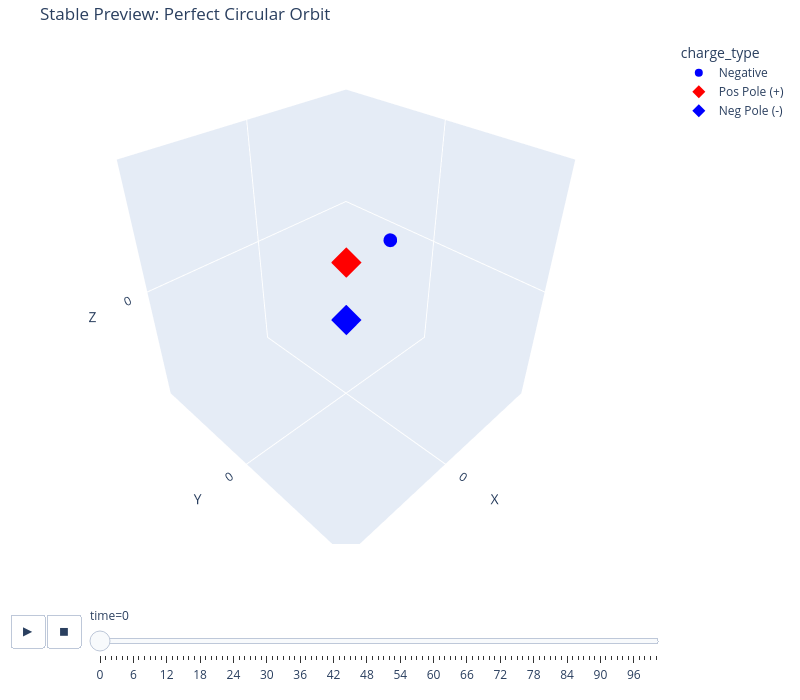

Notebook source saved alongside this figure:
### Code cell
sim.quick_animate(perfect_circular_particle, name="Perfect Circular Orbit")

### Figure 1 — Plotly figure (JSON) as saved in the notebook; plotly's stock layout.template omitted (floating-point values rounded to 4 significant figures)
{"data": [{"hovertemplate": "charge_type=Negative<br>time=0<br>x=%{x}<br>y=%{y}<br>z=%{z}<extra></extra>", "legendgroup": "Negative", "marker": {"color": "blue", "symbol": "circle"}, "mode": "markers", "name": "Negative", "scene": "scene", "showlegend": true, "type": "scatter3d", "x": [-1.83], "y": [0.0], "z": [0.95]}, {"marker": {"color": "red", "size": 10, "symbol": "diamond"}, "mode": "markers", "name": "Pos Pole (+)", "type": "scatter3d", "x": [0], "y": [0], "z": [1]}, {"marker": {"color": "blue", "size": 10, "symbol": "diamond"}, "mode": "markers", "name": "Neg Pole (-)", "type": "scatter3d", "x": [0], "y": [0], "z": [-1]}], "layout": {"height": 700, "legend": {"title": {"text": "charge_type"}, "tracegroupgap": 0}, "margin": {"b": 10, "l": 10, "r": 20, "t": 40}, "scene": {"aspectmode": "cube", "domain": {"x": [0, 1], "y": [0, 1]}, "xaxis": {"nticks": 4, "range": [-4, 4], "title": {"text": "X"}}, "yaxis": {"nticks": 4, "range": [-4, 4], "title": {"text": "Y"}}, "zaxis": {"nticks": 4, "range": [-4, 4], "title": {"text": "Z"}}}, "sliders": [{"active": 0, "currentvalue": {"prefix": "time="}, "len": 0.9, "pad": {"b": 10, "t": 60}, "steps": [{"args": [["0"], {"frame": {"duration": 0, "redraw": true}, "fromcurrent": true, "mode": "immediate", "transition": {"duration": 0, "easing": "linear"}}], "label": "0", "method": "animate"}, {"args": [["1"], {"frame": {"duration": 0, "redraw": true}, "fromcurrent": true, "mode": "immediate", "transition": {"duration": 0, "easing": "linear"}}], "label": "1", "method": "animate"}, {"args": [["2"], {"frame": {"duration": 0, "redraw": true}, "fromcurrent": true, "mode": "immediate", "transition": {"duration": 0, "easing": "linear"}}], "label": "2", "method": "animate"}, {"args": [["3"], {"frame": {"duration": 0, "redraw": true}, "fromcurrent": true, "mode": "immediate", "transition": {"duration": 0, "easing": "linear"}}], "label": "3", "method": "animate"}, {"args": [["4"], {"frame": {"duration": 0, "redraw": true}, "fromcurrent": true, "mode": "immediate", "transition": {"duration": 0, "easing": "linear"}}], "label": "4", "method": "animate"}, {"args": [["5"], {"frame": {"duration": 0, "redraw": true}, "fromcurrent": true, "mode": "immediate", "transition": {"duration": 0, "easing": "linear"}}], "label": "5", "method": "animate"}, {"args": [["6"], {"frame": {"duration": 0, "redraw": true}, "fromcurrent": true, "mode": "immediate", "transition": {"duration": 0, "easing": "linear"}}], "label": "6", "method": "animate"}, {"args": [["7"], {"frame": {"duration": 0, "redraw": true}, "fromcurrent": true, "mode": "immediate", "transition": {"duration": 0, "easing": "linear"}}], "label": "7", "method": "animate"}, {"args": [["8"], {"frame": {"duration": 0, "redraw": true}, "fromcurrent": true, "mode": "immediate", "transition": {"duration": 0, "easing": "linear"}}], "label": "8", "method": "animate"}, {"args": [["9"], {"frame": {"duration": 0, "redraw": true}, "fromcurrent": true, "mode": "immediate", "transition": {"duration": 0, "easing": "linear"}}], "label": "9", "method": "animate"}, {"args": [["10"], {"frame": {"duration": 0, "redraw": true}, "fromcurrent": true, "mode": "immediate", "transition": {"duration": 0, "easing": "linear"}}], "label": "10", "method": "animate"}, {"args": [["11"], {"frame": {"duration": 0, "redraw": true}, "fromcurrent": true, "mode": "immediate", "transition": {"duration": 0, "easing": "linear"}}], "label": "11", "method": "animate"}, {"args": [["12"], {"frame": {"duration": 0, "redraw": true}, "fromcurrent": true, "mode": "immediate", "transition": {"duration": 0, "easing": "linear"}}], "label": "12", "method": "animate"}, {"args": [["13"], {"frame": {"duration": 0, "redraw": true}, "fromcurrent": true, "mode": "immediate", "transition": {"duration": 0, "easing": "linear"}}], "label": "13", "method": "animate"}, {"args": [["14"], {"frame": {"duration": 0, "redraw": true}, "fromcurrent": true, "mode": "immediate", "transition": {"duration": 0, "easing": "linear"}}], "label": "14", "method": "animate"}, {"args": [["15"], {"frame": {"duration": 0, "redraw": true}, "fromcurrent": true, "mode": "immediate", "transition": {"duration": 0, "easing": "linear"}}], "label": "15", "method": "animate"}, {"args": [["16"], {"frame": {"duration": 0, "redraw": true}, "fromcurrent": true, "mode": "immediate", "transition": {"duration": 0, "easing": "linear"}}], "label": "16", "method": "animate"}, {"args": [["17"], {"frame": {"duration": 0, "redraw": true}, "fromcurrent": true, "mode": "immediate", "transition": {"duration": 0, "easing": "linear"}}], "label": "17", "method": "animate"}, {"args": [["18"], {"frame": {"duration": 0, "redraw": true}, "fromcurrent": true, "mode": "immediate", "transition": {"duration": 0, "easing": "linear"}}], "label": "18", "method": "animate"}, {"args": [["19"], {"frame": {"duration": 0, "redraw": true}, "fromcurrent": true, "mode": "immediate", "transition": {"duration": 0, "easing": "linear"}}], "label": "19", "method": "animate"}, {"args": [["20"], {"frame": {"duration": 0, "redraw": true}, "fromcurrent": true, "mode": "immediate", "transition": {"duration": 0, "easing": "linear"}}], "label": "20", "method": "animate"}, {"args": [["21"], {"frame": {"duration": 0, "redraw": true}, "fromcurrent": true, "mode": "immediate", "transition": {"duration": 0, "easing": "linear"}}], "label": "21", "method": "animate"}, {"args": [["22"], {"frame": {"duration": 0, "redraw": true}, "fromcurrent": true, "mode": "immediate", "transition": {"duration": 0, "easing": "linear"}}], "label": "22", "method": "animate"}, {"args": [["23"], {"frame": {"duration": 0, "redraw": true}, "fromcurrent": true, "mode": "immediate", "transition": {"duration": 0, "easing": "linear"}}], "label": "23", "method": "animate"}, {"args": [["24"], {"frame": {"duration": 0, "redraw": true}, "fromcurrent": true, "mode": "immediate", "transition": {"duration": 0, "easing": "linear"}}], "label": "24", "method": "animate"}, {"args": [["25"], {"frame": {"duration": 0, "redraw": true}, "fromcurrent": true, "mode": "immediate", "transition": {"duration": 0, "easing": "linear"}}], "label": "25", "method": "animate"}, {"args": [["26"], {"frame": {"duration": 0, "redraw": true}, "fromcurrent": true, "mode": "immediate", "transition": {"duration": 0, "easing": "linear"}}], "label": "26", "method": "animate"}, {"args": [["27"], {"frame": {"duration": 0, "redraw": true}, "fromcurrent": true, "mode": "immediate", "transition": {"duration": 0, "easing": "linear"}}], "label": "27", "method": "animate"}, {"args": [["28"], {"frame": {"duration": 0, "redraw": true}, "fromcurrent": true, "mode": "immediate", "transition": {"duration": 0, "easing": "linear"}}], "label": "28", "method": "animate"}, {"args": [["29"], {"frame": {"duration": 0, "redraw": true}, "fromcurrent": true, "mode": "immediate", "transition": {"duration": 0, "easing": "linear"}}], "label": "29", "method": "animate"}, {"args": [["30"], {"frame": {"duration": 0, "redraw": true}, "fromcurrent": true, "mode": "immediate", "transition": {"duration": 0, "easing": "linear"}}], "label": "30", "method": "animate"}, {"args": [["31"], {"frame": {"duration": 0, "redraw": true}, "fromcurrent": true, "mode": "immediate", "transition": {"duration": 0, "easing": "linear"}}], "label": "31", "method": "animate"}, {"args": [["32"], {"frame": {"duration": 0, "redraw": true}, "fromcurrent": true, "mode": "immediate", "transition": {"duration": 0, "easing": "linear"}}], "label": "32", "method": "animate"}, {"args": [["33"], {"frame": {"duration": 0, "redraw": true}, "fromcurrent": true, "mode": "immediate", "transition": {"duration": 0, "easing": "linear"}}], "label": "33", "method": "animate"}, {"args": [["34"], {"frame": {"duration": 0, "redraw": true}, "fromcurrent": true, "mode": "immediate", "transition": {"duration": 0, "easing": "linear"}}], "label": "34", "method": "animate"}, {"args": [["35"], {"frame": {"duration": 0, "redraw": true}, "fromcurrent": true, "mode": "immediate", "transition": {"duration": 0, "easing": "linear"}}], "label": "35", "method": "animate"}, {"args": [["36"], {"frame": {"duration": 0, "redraw": true}, "fromcurrent": true, "mode": "immediate", "transition": {"duration": 0, "easing": "linear"}}], "label": "36", "method": "animate"}, {"args": [["37"], {"frame": {"duration": 0, "redraw": true}, "fromcurrent": true, "mode": "immediate", "transition": {"duration": 0, "easing": "linear"}}], "label": "37", "method": "animate"}, {"args": [["38"], {"frame": {"duration": 0, "redraw": true}, "fromcurrent": true, "mode": "immediate", "transition": {"duration": 0, "easing": "linear"}}], "label": "38", "method": "animate"}, {"args": [["39"], {"frame": {"duration": 0, "redraw": true}, "fromcurrent": true, "mode": "immediate", "transition": {"duration": 0, "easing": "linear"}}], "label": "39", "method": "animate"}, {"args": [["40"], {"frame": {"duration": 0, "redraw": true}, "fromcurrent": true, "mode": "immediate", "transition": {"duration": 0, "easing": "linear"}}], "label": "40", "method": "animate"}, {"args": [["41"], {"frame": {"duration": 0, "redraw": true}, "fromcurrent": true, "mode": "immediate", "transition": {"duration": 0, "easing": "linear"}}], "label": "41", "method": "animate"}, {"args": [["42"], {"frame": {"duration": 0, "redraw": true}, "fromcurrent": true, "mode": "immediate", "transition": {"duration": 0, "easing": "linear"}}], "label": "42", "method": "animate"}, {"args": [["43"], {"frame": {"duration": 0, "redraw": true}, "fromcurrent": true, "mode": "immediate", "transition": {"duration": 0, "easing": "linear"}}], "label": "43", "method": "animate"}, {"args": [["44"], {"frame": {"duration": 0, "redraw": true}, "fromcurrent": true, "mode": "immediate", "transition": {"duration": 0, "easing": "linear"}}], "label": "44", "method": "animate"}, {"args": [["45"], {"frame": {"duration": 0, "redraw": true}, "fromcurrent": true, "mode": "immediate", "transition": {"duration": 0, "easing": "linear"}}], "label": "45", "method": "animate"}, {"args": [["46"], {"frame": {"duration": 0, "redraw": true}, "fromcurrent": true, "mode": "immediate", "transition": {"duration": 0, "easing": "linear"}}], "label": "46", "method": "animate"}, {"args": [["47"], {"frame": {"duration": 0, "redraw": true}, "fromcurrent": true, "mode": "immediate", "transition": {"duration": 0, "easing": "linear"}}], "label": "47", "method": "animate"}, {"args": [["48"], {"frame": {"duration": 0, "redraw": true}, "fromcurrent": true, "mode": "immediate", "transition": {"duration": 0, "easing": "linear"}}], "label": "48", "method": "animate"}, {"args": [["49"], {"frame": {"duration": 0, "redraw": true}, "fromcurrent": true, "mode": "immediate", "transition": {"duration": 0, "easing": "linear"}}], "label": "49", "method": "animate"}, {"args": [["50"], {"frame": {"duration": 0, "redraw": true}, "fromcurrent": true, "mode": "immediate", "transition": {"duration": 0, "easing": "linear"}}], "label": "50", "method": "animate"}, {"args": [["51"], {"frame": {"duration": 0, "redraw": true}, "fromcurrent": true, "mode": "immediate", "transition": {"duration": 0, "easing": "linear"}}], "label": "51", "method": "animate"}, {"args": [["52"], {"frame": {"duration": 0, "redraw": true}, "fromcurrent": true, "mode": "immediate", "transition": {"duration": 0, "easing": "linear"}}], "label": "52", "method": "animate"}, {"args": [["53"], {"frame": {"duration": 0, "redraw": true}, "fromcurrent": true, "mode": "immediate", "transition": {"duration": 0, "easing": "linear"}}], "label": "53", "method": "animate"}, {"args": [["54"], {"frame": {"duration": 0, "redraw": true}, "fromcurrent": true, "mode": "immediate", "transition": {"duration": 0, "easing": "linear"}}], "label": "54", "method": "animate"}, {"args": [["55"], {"frame": {"duration": 0, "redraw": true}, "fromcurrent": true, "mode": "immediate", "transition": {"duration": 0, "easing": "linear"}}], "label": "55", "method": "animate"}, {"args": [["56"], {"frame": {"duration": 0, "redraw": true}, "fromcurrent": true, "mode": "immediate", "transition": {"duration": 0, "easing": "linear"}}], "label": "56", "method": "animate"}, {"args": [["57"], {"frame": {"duration": 0, "redraw": true}, "fromcurrent": true, "mode": "immediate", "transition": {"duration": 0, "easing": "linear"}}], "label": "57", "method": "animate"}, {"args": [["58"], {"frame": {"duration": 0, "redraw": true}, "fromcurrent": true, "mode": "immediate", "transition": {"duration": 0, "easing": "linear"}}], "label": "58", "method": "animate"}, {"args": [["59"], {"frame": {"duration": 0, "redraw": true}, "fromcurrent": true, "mode": "immediate", "transition": {"duration": 0, "easing": "linear"}}], "label": "59", "method": "animate"}, {"args": [["60"], {"frame": {"duration": 0, "redraw": true}, "fromcurrent": true, "mode": "immediate", "transition": {"duration": 0, "easing": "linear"}}], "label": "60", "method": "animate"}, {"args": [["61"], {"frame": {"duration": 0, "redraw": true}, "fromcurrent": true, "mode": "immediate", "transition": {"duration": 0, "easing": "linear"}}], "label": "61", "method": "animate"}, {"args": [["62"], {"frame": {"duration": 0, "redraw": true}, "fromcurrent": true, "mode": "immediate", "transition": {"duration": 0, "easing": "linear"}}], "label": "62", "method": "animate"}, {"args": [["63"], {"frame": {"duration": 0, "redraw": true}, "fromcurrent": true, "mode": "immediate", "transition": {"duration": 0, "easing": "linear"}}], "label": "63", "method": "animate"}, {"args": [["64"], {"frame": {"duration": 0, "redraw": true}, "fromcurrent": true, "mode": "immediate", "transition": {"duration": 0, "easing": "linear"}}], "label": "64", "method": "animate"}, {"args": [["65"], {"frame": {"duration": 0, "redraw": true}, "fromcurrent": true, "mode": "immediate", "transition": {"duration": 0, "easing": "linear"}}], "label": "65", "method": "animate"}, {"args": [["66"], {"frame": {"duration": 0, "redraw": true}, "fromcurrent": true, "mode": "immediate", "transition": {"duration": 0, "easing": "linear"}}], "label": "66", "method": "animate"}, {"args": [["67"], {"frame": {"duration": 0, "redraw": true}, "fromcurrent": true, "mode": "immediate", "transition": {"duration": 0, "easing": "linear"}}], "label": "67", "method": "animate"}, {"args": [["68"], {"frame": {"duration": 0, "redraw": true}, "fromcurrent": true, "mode": "immediate", "transition": {"duration": 0, "easing": "linear"}}], "label": "68", "method": "animate"}, {"args": [["69"], {"frame": {"duration": 0, "redraw": true}, "fromcurrent": true, "mode": "immediate", "transition": {"duration": 0, "easing": "linear"}}], "label": "69", "method": "animate"}, {"args": [["70"], {"frame": {"duration": 0, "redraw": true}, "fromcurrent": true, "mode": "immediate", "transition": {"duration": 0, "easing": "linear"}}], "label": "70", "method": "animate"}, {"args": [["71"], {"frame": {"duration": 0, "redraw": true}, "fromcurrent": true, "mode": "immediate", "transition": {"duration": 0, "easing": "linear"}}], "label": "71", "method": "animate"}, {"args": [["72"], {"frame": {"duration": 0, "redraw": true}, "fromcurrent": true, "mode": "immediate", "transition": {"duration": 0, "easing": "linear"}}], "label": "72", "method": "animate"}, {"args": [["73"], {"frame": {"duration": 0, "redraw": true}, "fromcurrent": true, "mode": "immediate", "transition": {"duration": 0, "easing": "linear"}}], "label": "73", "method": "animate"}, {"args": [["74"], {"frame": {"duration": 0, "redraw": true}, "fromcurrent": true, "mode": "immediate", "transition": {"duration": 0, "easing": "linear"}}], "label": "74", "method": "animate"}, {"args": [["75"], {"frame": {"duration": 0, "redraw": true}, "fromcurrent": true, "mode": "immediate", "transition": {"duration": 0, "easing": "linear"}}], "label": "75", "method": "animate"}, {"args": [["76"], {"frame": {"duration": 0, "redraw": true}, "fromcurrent": true, "mode": "immediate", "transition": {"duration": 0, "easing": "linear"}}], "label": "76", "method": "animate"}, {"args": [["77"], {"frame": {"duration": 0, "redraw": true}, "fromcurrent": true, "mode": "immediate", "transition": {"duration": 0, "easing": "linear"}}], "label": "77", "method": "animate"}, {"args": [["78"], {"frame": {"duration": 0, "redraw": true}, "fromcurrent": true, "mode": "immediate", "transition": {"duration": 0, "easing": "linear"}}], "label": "78", "method": "animate"}, {"args": [["79"], {"frame": {"duration": 0, "redraw": true}, "fromcurrent": true, "mode": "immediate", "transition": {"duration": 0, "easing": "linear"}}], "label": "79", "method": "animate"}, {"args": [["80"], {"frame": {"duration": 0, "redraw": true}, "fromcurrent": true, "mode": "immediate", "transition": {"duration": 0, "easing": "linear"}}], "label": "80", "method": "animate"}, {"args": [["81"], {"frame": {"duration": 0, "redraw": true}, "fromcurrent": true, "mode": "immediate", "transition": {"duration": 0, "easing": "linear"}}], "label": "81", "method": "animate"}, {"args": [["82"], {"frame": {"duration": 0, "redraw": true}, "fromcurrent": true, "mode": "immediate", "transition": {"duration": 0, "easing": "linear"}}], "label": "82", "method": "animate"}, {"args": [["83"], {"frame": {"duration": 0, "redraw": true}, "fromcurrent": true, "mode": "immediate", "transition": {"duration": 0, "easing": "linear"}}], "label": "83", "method": "animate"}, {"args": [["84"], {"frame": {"duration": 0, "redraw": true}, "fromcurrent": true, "mode": "immediate", "transition": {"duration": 0, "easing": "linear"}}], "label": "84", "method": "animate"}, {"args": [["85"], {"frame": {"duration": 0, "redraw": true}, "fromcurrent": true, "mode": "immediate", "transition": {"duration": 0, "easing": "linear"}}], "label": "85", "method": "animate"}, {"args": [["86"], {"frame": {"duration": 0, "redraw": true}, "fromcurrent": true, "mode": "immediate", "transition": {"duration": 0, "easing": "linear"}}], "label": "86", "method": "animate"}, {"args": [["87"], {"frame": {"duration": 0, "redraw": true}, "fromcurrent": true, "mode": "immediate", "transition": {"duration": 0, "easing": "linear"}}], "label": "87", "method": "animate"}, {"args": [["88"], {"frame": {"duration": 0, "redraw": true}, "fromcurrent": true, "mode": "immediate", "transition": {"duration": 0, "easing": "linear"}}], "label": "88", "method": "animate"}, {"args": [["89"], {"frame": {"duration": 0, "redraw": true}, "fromcurrent": true, "mode": "immediate", "transition": {"duration": 0, "easing": "linear"}}], "label": "89", "method": "animate"}, {"args": [["90"], {"frame": {"duration": 0, "redraw": true}, "fromcurrent": true, "mode": "immediate", "transition": {"duration": 0, "easing": "linear"}}], "label": "90", "method": "animate"}, {"args": [["91"], {"frame": {"duration": 0, "redraw": true}, "fromcurrent": true, "mode": "immediate", "transition": {"duration": 0, "easing": "linear"}}], "label": "91", "method": "animate"}, {"args": [["92"], {"frame": {"duration": 0, "redraw": true}, "fromcurrent": true, "mode": "immediate", "transition": {"duration": 0, "easing": "linear"}}], "label": "92", "method": "animate"}, {"args": [["93"], {"frame": {"duration": 0, "redraw": true}, "fromcurrent": true, "mode": "immediate", "transition": {"duration": 0, "easing": "linear"}}], "label": "93", "method": "animate"}, {"args": [["94"], {"frame": {"duration": 0, "redraw": true}, "fromcurrent": true, "mode": "immediate", "transition": {"duration": 0, "easing": "linear"}}], "label": "94", "method": "animate"}, {"args": [["95"], {"frame": {"duration": 0, "redraw": true}, "fromcurrent": true, "mode": "immediate", "transition": {"duration": 0, "easing": "linear"}}], "label": "95", "method": "animate"}, {"args": [["96"], {"frame": {"duration": 0, "redraw": true}, "fromcurrent": true, "mode": "immediate", "transition": {"duration": 0, "easing": "linear"}}], "label": "96", "method": "animate"}, {"args": [["97"], {"frame": {"duration": 0, "redraw": true}, "fromcurrent": true, "mode": "immediate", "transition": {"duration": 0, "easing": "linear"}}], "label": "97", "method": "animate"}, {"args": [["98"], {"frame": {"duration": 0, "redraw": true}, "fromcurrent": true, "mode": "immediate", "transition": {"duration": 0, "easing": "linear"}}], "label": "98", "method": "animate"}, {"args": [["99"], {"frame": {"duration": 0, "redraw": true}, "fromcurrent": true, "mode": "immediate", "transition": {"duration": 0, "easing": "linear"}}], "label": "99", "method": "animate"}, {"args": [["100"], {"frame": {"duration": 0, "redraw": true}, "fromcurrent": true, "mode": "immediate", "transition": {"duration": 0, "easing": "linear"}}], "label": "100", "method": "animate"}], "x": 0.1, "xanchor": "left", "y": 0, "yanchor": "top"}], "title": {"text": "Stable Preview: Perfect Circular Orbit"}, "updatemenus": [{"buttons": [{"args": [null, {"frame": {"duration": 500, "redraw": true}, "fromcurrent": true, "mode": "immediate", "transition": {"duration": 500, "easing": "linear"}}], "label": "&#9654;", "method": "animate"}, {"args": [[null], {"frame": {"duration": 0, "redraw": true}, "fromcurrent": true, "mode": "immediate", "transition": {"duration": 0, "easing": "linear"}}], "label": "&#9724;", "method": "animate"}], "direction": "left", "pad": {"r": 10, "t": 70}, "showactive": false, "type": "buttons", "x": 0.1, "xanchor": "right", "y": 0, "yanchor": "top"}], "width": 800}}
